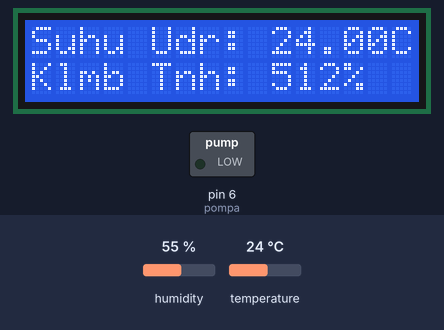
This sketch was run on a simulated Arduino Uno, built with avr-gcc and run on an emulated ATmega328P. On the bench: 16×2 character LCD, switched loads named in the sketch (green lamp = pin HIGH). The inputs (shaded band) are chosen by the test bench; at power-on: humidity 55 %, temperature 24 °C.

Above: at 0.2 s.
At 3.2 s:
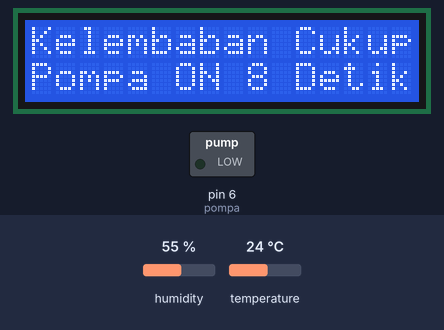
At 11.2 s:
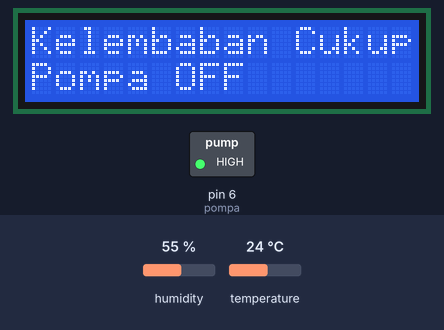
Timing chart, 0 to 12.7 s (numbered marks = the images above):
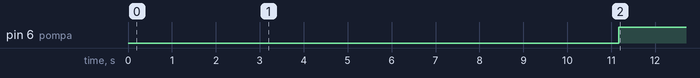

The sketch:

SistemTertanam.ino
```cpp
//Penyiram tanaman otomatis
#include <LiquidCrystal_I2C.h>
LiquidCrystal_I2C lcd(0x27, 16, 2);
#include <DHT.h>
DHT dht(2, DHT11); //Pin, Jenis DHT

const int sensorSoil = A0; //inisialisasi pin sensor
const int pompa = 6;       //inisialisasi pin pompa

void setup() {
lcd.init();
lcd.backlight();
dht.begin();
Serial.begin (9600);          //memanggil serial monitor
pinMode(sensorSoil, INPUT);   //menetapkan pin A0 sebagai input
pinMode(pompa, OUTPUT);       //menetapkan pin 6 sebagai output
}

void loop() {
int dataAnalog = analogRead (sensorSoil);  //membaca nilai dari pin sensor
float kelembaban = dht.readHumidity();
float suhu = dht.readTemperature();
//print hasil ke serial monitorlcd.clear();
lcd.setCursor(0,0);
lcd.print("Suhu Udr: ");
lcd.print(suhu);
lcd.print("C    ");
lcd.setCursor(0,1);
lcd.print("Klmb Tnh: ");
lcd.print(dataAnalog);
lcd.print("%    ");
delay (3000);
lcd.clear();

//jika nilai A0 kurang dari 500, print kata serta nyalakan led hijau dan matikan led kuning, merah dan juga relay
if (dataAnalog < 500) {
  lcd.setCursor(0,0);
  lcd.print("Media Basah     ");
  lcd.setCursor(0,1);
  lcd.print("Pompa OFF       ");
  digitalWrite (pompa, HIGH);

  }

 //tetapi, jika nilai A0 kurang dari 900, print kata serta nyalakan led kuning dan relay kemudian matikan led hijau dan juga merah
 else if (dataAnalog  < 800) {
  lcd.setCursor(0,0);
  lcd.print("Kelembaban Cukup");
  lcd.setCursor(0,1);
  lcd.print("Pompa ON 8 Detik");
  digitalWrite (pompa, LOW);
  delay(8000);
  lcd.setCursor(0,1);
  lcd.print("Pompa OFF       ");
  digitalWrite (pompa, HIGH);
  }

 //selain dari itu, hanya nyalakan led merah dan juga relay
 else {
  lcd.setCursor(0,0);
  lcd.print("Media Kurang Air");
  lcd.setCursor(0,1);
  lcd.print("Pompa ON 15 Detik");
  digitalWrite (pompa, LOW);
  delay(15000);
  lcd.setCursor(0,1);
  lcd.print("Pompa OFF       ");
  digitalWrite (pompa, HIGH);
  }

 delay (120000);
}
```

Measured:
- by itself, pin 6 (pompa): LOW → HIGH at 11.2 s
- what the display in image 1 shows lasts 8.0 s, from 3.2 s to 11.2 s
